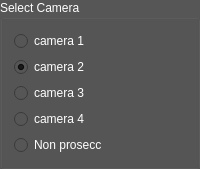
           <widget class="QGroupBox" name="Selectprocesscam">
            <property name="palette">
             <palette>
              <active>
               <colorrole role="WindowText">
                <brush brushstyle="SolidPattern">
                 <color alpha="255">
                  <red>255</red>
                  <green>255</green>
                  <blue>255</blue>
                 </color>
                </brush>
               </colorrole>
               <colorrole role="Button">
                <brush brushstyle="SolidPattern">
                 <color alpha="255">
                  <red>86</red>
                  <green>86</green>
                  <blue>86</blue>
                 </color>
                </brush>
               </colorrole>
               <colorrole role="Base">
                <brush brushstyle="SolidPattern">
                 <color alpha="255">
                  <red>86</red>
                  <green>86</green>
                  <blue>86</blue>
                 </color>
                </brush>
               </colorrole>
               <colorrole role="Window">
                <brush brushstyle="SolidPattern">
                 <color alpha="255">
                  <red>86</red>
                  <green>86</green>
                  <blue>86</blue>
                 </color>
                </brush>
               </colorrole>
              </active>
              <inactive>
               <colorrole role="WindowText">
                <brush brushstyle="SolidPattern">
                 <color alpha="255">
                  <red>255</red>
                  <green>255</green>
                  <blue>255</blue>
                 </color>
                </brush>
               </colorrole>
               <colorrole role="Button">
                <brush brushstyle="SolidPattern">
                 <color alpha="255">
                  <red>86</red>
                  <green>86</green>
                  <blue>86</blue>
                 </color>
                </brush>
               </colorrole>
               <colorrole role="Base">
                <brush brushstyle="SolidPattern">
                 <color alpha="255">
                  <red>86</red>
                  <green>86</green>
                  <blue>86</blue>
                 </color>
                </brush>
               </colorrole>
               <colorrole role="Window">
                <brush brushstyle="SolidPattern">
                 <color alpha="255">
                  <red>86</red>
                  <green>86</green>
                  <blue>86</blue>
                 </color>
                </brush>
               </colorrole>
              </inactive>
              <disabled>
               <colorrole role="WindowText">
                <brush brushstyle="SolidPattern">
                 <color alpha="255">
                  <red>120</red>
                  <green>120</green>
                  <blue>120</blue>
                 </color>
                </brush>
               </colorrole>
               <colorrole role="Button">
                <brush brushstyle="SolidPattern">
                 <color alpha="255">
                  <red>86</red>
                  <green>86</green>
                  <blue>86</blue>
                 </color>
                </brush>
               </colorrole>
               <colorrole role="Base">
                <brush brushstyle="SolidPattern">
                 <color alpha="255">
                  <red>86</red>
                  <green>86</green>
                  <blue>86</blue>
                 </color>
                </brush>
               </colorrole>
               <colorrole role="Window">
                <brush brushstyle="SolidPattern">
                 <color alpha="255">
                  <red>86</red>
                  <green>86</green>
                  <blue>86</blue>
                 </color>
                </brush>
               </colorrole>
              </disabled>
             </palette>
            </property>
            <property name="title">
             <string>Select Camera</string>
            </property>
            <layout class="QGridLayout" name="gridLayout_8">
             <item row="1" column="0">
              <layout class="QVBoxLayout" name="verticalLayout_9">
               <item>
                <widget class="QRadioButton" name="cam1_radioButton">
                 <property name="palette">
                  <palette>
                   <active>
                    <colorrole role="WindowText">
                     <brush brushstyle="SolidPattern">
                      <color alpha="255">
                       <red>255</red>
                       <green>255</green>
                       <blue>255</blue>
                      </color>
                     </brush>
                    </colorrole>
                    <colorrole role="Button">
                     <brush brushstyle="SolidPattern">
                      <color alpha="255">
                       <red>86</red>
                       <green>86</green>
                       <blue>86</blue>
                      </color>
                     </brush>
                    </colorrole>
                    <colorrole role="Text">
                     <brush brushstyle="SolidPattern">
                      <color alpha="255">
                       <red>0</red>
                       <green>0</green>
                       <blue>0</blue>
                      </color>
                     </brush>
                    </colorrole>
                    <colorrole role="Base">
                     <brush brushstyle="SolidPattern">
                      <color alpha="255">
                       <red>86</red>
                       <green>86</green>
                       <blue>86</blue>
                      </color>
                     </brush>
                    </colorrole>
                    <colorrole role="Window">
                     <brush brushstyle="SolidPattern">
                      <color alpha="255">
                       <red>86</red>
                       <green>86</green>
                       <blue>86</blue>
                      </color>
                     </brush>
                    </colorrole>
                   </active>
                   <inactive>
                    <colorrole role="WindowText">
                     <brush brushstyle="SolidPattern">
                      <color alpha="255">
                       <red>255</red>
                       <green>255</green>
                       <blue>255</blue>
                      </color>
                     </brush>
                    </colorrole>
                    <colorrole role="Button">
                     <brush brushstyle="SolidPattern">
                      <color alpha="255">
                       <red>86</red>
                       <green>86</green>
                       <blue>86</blue>
                      </color>
                     </brush>
                    </colorrole>
                    <colorrole role="Text">
                     <brush brushstyle="SolidPattern">
                      <color alpha="255">
                       <red>0</red>
                       <green>0</green>
                       <blue>0</blue>
                      </color>
                     </brush>
                    </colorrole>
                    <colorrole role="Base">
                     <brush brushstyle="SolidPattern">
                      <color alpha="255">
                       <red>86</red>
                       <green>86</green>
                       <blue>86</blue>
                      </color>
                     </brush>
                    </colorrole>
                    <colorrole role="Window">
                     <brush brushstyle="SolidPattern">
                      <color alpha="255">
                       <red>86</red>
                       <green>86</green>
                       <blue>86</blue>
                      </color>
                     </brush>
                    </colorrole>
                   </inactive>
                   <disabled>
                    <colorrole role="WindowText">
                     <brush brushstyle="SolidPattern">
                      <color alpha="255">
                       <red>120</red>
                       <green>120</green>
                       <blue>120</blue>
                      </color>
                     </brush>
                    </colorrole>
                    <colorrole role="Button">
                     <brush brushstyle="SolidPattern">
                      <color alpha="255">
                       <red>86</red>
                       <green>86</green>
                       <blue>86</blue>
                      </color>
                     </brush>
                    </colorrole>
                    <colorrole role="Text">
                     <brush brushstyle="SolidPattern">
                      <color alpha="255">
                       <red>120</red>
                       <green>120</green>
                       <blue>120</blue>
                      </color>
                     </brush>
                    </colorrole>
                    <colorrole role="Base">
                     <brush brushstyle="SolidPattern">
                      <color alpha="255">
                       <red>86</red>
                       <green>86</green>
                       <blue>86</blue>
                      </color>
                     </brush>
                    </colorrole>
                    <colorrole role="Window">
                     <brush brushstyle="SolidPattern">
                      <color alpha="255">
                       <red>86</red>
                       <green>86</green>
                       <blue>86</blue>
                      </color>
                     </brush>
                    </colorrole>
                   </disabled>
                  </palette>
                 </property>
                 <property name="text">
                  <string>camera 1</string>
                 </property>
                </widget>
               </item>
               <item>
                <widget class="QRadioButton" name="cam2_radioButton">
                 <property name="palette">
                  <palette>
                   <active>
                    <colorrole role="WindowText">
                     <brush brushstyle="SolidPattern">
                      <color alpha="255">
                       <red>255</red>
                       <green>255</green>
                       <blue>255</blue>
                      </color>
                     </brush>
                    </colorrole>
                    <colorrole role="Button">
                     <brush brushstyle="SolidPattern">
                      <color alpha="255">
                       <red>86</red>
                       <green>86</green>
                       <blue>86</blue>
                      </color>
                     </brush>
                    </colorrole>
                    <colorrole role="Text">
                     <brush brushstyle="SolidPattern">
                      <color alpha="255">
                       <red>0</red>
                       <green>0</green>
                       <blue>0</blue>
                      </color>
                     </brush>
                    </colorrole>
                    <colorrole role="Base">
                     <brush brushstyle="SolidPattern">
                      <color alpha="255">
                       <red>86</red>
                       <green>86</green>
                       <blue>86</blue>
                      </color>
                     </brush>
                    </colorrole>
                    <colorrole role="Window">
                     <brush brushstyle="SolidPattern">
                      <color alpha="255">
                       <red>86</red>
                       <green>86</green>
                       <blue>86</blue>
                      </color>
                     </brush>
                    </colorrole>
                   </active>
                   <inactive>
                    <colorrole role="WindowText">
                     <brush brushstyle="SolidPattern">
                      <color alpha="255">
                       <red>255</red>
                       <green>255</green>
                       <blue>255</blue>
                      </color>
                     </brush>
                    </colorrole>
                    <colorrole role="Button">
                     <brush brushstyle="SolidPattern">
                      <color alpha="255">
                       <red>86</red>
                       <green>86</green>
                       <blue>86</blue>
                      </color>
                     </brush>
                    </colorrole>
                    <colorrole role="Text">
                     <brush brushstyle="SolidPattern">
                      <color alpha="255">
                       <red>0</red>
                       <green>0</green>
                       <blue>0</blue>
                      </color>
                     </brush>
                    </colorrole>
                    <colorrole role="Base">
                     <brush brushstyle="SolidPattern">
                      <color alpha="255">
                       <red>86</red>
                       <green>86</green>
                       <blue>86</blue>
                      </color>
                     </brush>
                    </colorrole>
                    <colorrole role="Window">
                     <brush brushstyle="SolidPattern">
                      <color alpha="255">
                       <red>86</red>
                       <green>86</green>
                       <blue>86</blue>
                      </color>
                     </brush>
                    </colorrole>
                   </inactive>
                   <disabled>
                    <colorrole role="WindowText">
                     <brush brushstyle="SolidPattern">
                      <color alpha="255">
                       <red>120</red>
                       <green>120</green>
                       <blue>120</blue>
                      </color>
                     </brush>
                    </colorrole>
                    <colorrole role="Button">
                     <brush brushstyle="SolidPattern">
                      <color alpha="255">
                       <red>86</red>
                       <green>86</green>
                       <blue>86</blue>
                      </color>
                     </brush>
                    </colorrole>
                    <colorrole role="Text">
                     <brush brushstyle="SolidPattern">
                      <color alpha="255">
                       <red>120</red>
                       <green>120</green>
                       <blue>120</blue>
                      </color>
                     </brush>
                    </colorrole>
                    <colorrole role="Base">
                     <brush brushstyle="SolidPattern">
                      <color alpha="255">
                       <red>86</red>
                       <green>86</green>
                       <blue>86</blue>
                      </color>
                     </brush>
                    </colorrole>
                    <colorrole role="Window">
                     <brush brushstyle="SolidPattern">
                      <color alpha="255">
                       <red>86</red>
                       <green>86</green>
                       <blue>86</blue>
                      </color>
                     </brush>
                    </colorrole>
                   </disabled>
                  </palette>
                 </property>
                 <property name="text">
                  <string>camera 2</string>
                 </property>
                 <property name="checked">
                  <bool>true</bool>
                 </property>
                </widget>
               </item>
               <item>
                <widget class="QRadioButton" name="cam3_radioButton">
                 <property name="palette">
                  <palette>
                   <active>
                    <colorrole role="WindowText">
                     <brush brushstyle="SolidPattern">
                      <color alpha="255">
                       <red>255</red>
                       <green>255</green>
                       <blue>255</blue>
                      </color>
                     </brush>
                    </colorrole>
                    <colorrole role="Button">
                     <brush brushstyle="SolidPattern">
                      <color alpha="255">
                       <red>86</red>
                       <green>86</green>
                       <blue>86</blue>
                      </color>
                     </brush>
                    </colorrole>
                    <colorrole role="Text">
                     <brush brushstyle="SolidPattern">
                      <color alpha="255">
                       <red>0</red>
                       <green>0</green>
                       <blue>0</blue>
                      </color>
                     </brush>
                    </colorrole>
                    <colorrole role="Base">
                     <brush brushstyle="SolidPattern">
                      <color alpha="255">
                       <red>86</red>
                       <green>86</green>
                       <blue>86</blue>
                      </color>
                     </brush>
                    </colorrole>
                    <colorrole role="Window">
                     <brush brushstyle="SolidPattern">
                      <color alpha="255">
                       <red>86</red>
                       <green>86</green>
                       <blue>86</blue>
                      </color>
                     </brush>
                    </colorrole>
                   </active>
                   <inactive>
                    <colorrole role="WindowText">
                     <brush brushstyle="SolidPattern">
                      <color alpha="255">
                       <red>255</red>
                       <green>255</green>
                       <blue>255</blue>
                      </color>
                     </brush>
                    </colorrole>
                    <colorrole role="Button">
                     <brush brushstyle="SolidPattern">
                      <color alpha="255">
                       <red>86</red>
                       <green>86</green>
                       <blue>86</blue>
                      </color>
                     </brush>
                    </colorrole>
                    <colorrole role="Text">
                     <brush brushstyle="SolidPattern">
                      <color alpha="255">
                       <red>0</red>
                       <green>0</green>
                       <blue>0</blue>
                      </color>
                     </brush>
                    </colorrole>
                    <colorrole role="Base">
                     <brush brushstyle="SolidPattern">
                      <color alpha="255">
                       <red>86</red>
                       <green>86</green>
                       <blue>86</blue>
                      </color>
                     </brush>
                    </colorrole>
                    <colorrole role="Window">
                     <brush brushstyle="SolidPattern">
                      <color alpha="255">
                       <red>86</red>
                       <green>86</green>
                       <blue>86</blue>
                      </color>
                     </brush>
                    </colorrole>
                   </inactive>
                   <disabled>
                    <colorrole role="WindowText">
                     <brush brushstyle="SolidPattern">
                      <color alpha="255">
                       <red>120</red>
                       <green>120</green>
                       <blue>120</blue>
                      </color>
                     </brush>
                    </colorrole>
                    <colorrole role="Button">
                     <brush brushstyle="SolidPattern">
                      <color alpha="255">
                       <red>86</red>
                       <green>86</green>
                       <blue>86</blue>
                      </color>
                     </brush>
                    </colorrole>
                    <colorrole role="Text">
                     <brush brushstyle="SolidPattern">
                      <color alpha="255">
                       <red>120</red>
                       <green>120</green>
                       <blue>120</blue>
                      </color>
                     </brush>
                    </colorrole>
                    <colorrole role="Base">
                     <brush brushstyle="SolidPattern">
                      <color alpha="255">
                       <red>86</red>
                       <green>86</green>
                       <blue>86</blue>
                      </color>
                     </brush>
                    </colorrole>
                    <colorrole role="Window">
                     <brush brushstyle="SolidPattern">
                      <color alpha="255">
                       <red>86</red>
                       <green>86</green>
                       <blue>86</blue>
                      </color>
                     </brush>
                    </colorrole>
                   </disabled>
                  </palette>
                 </property>
                 <property name="text">
                  <string>camera 3</string>
                 </property>
                </widget>
               </item>
               <item>
                <widget class="QRadioButton" name="cam4_radioButton">
                 <property name="palette">
                  <palette>
                   <active>
                    <colorrole role="WindowText">
                     <brush brushstyle="SolidPattern">
                      <color alpha="255">
                       <red>255</red>
                       <green>255</green>
                       <blue>255</blue>
                      </color>
                     </brush>
                    </colorrole>
                    <colorrole role="Button">
                     <brush brushstyle="SolidPattern">
                      <color alpha="255">
                       <red>86</red>
                       <green>86</green>
                       <blue>86</blue>
                      </color>
                     </brush>
                    </colorrole>
                    <colorrole role="Text">
                     <brush brushstyle="SolidPattern">
                      <color alpha="255">
                       <red>0</red>
                       <green>0</green>
                       <blue>0</blue>
                      </color>
                     </brush>
                    </colorrole>
                    <colorrole role="Base">
                     <brush brushstyle="SolidPattern">
                      <color alpha="255">
                       <red>86</red>
                       <green>86</green>
                       <blue>86</blue>
                      </color>
                     </brush>
                    </colorrole>
                    <colorrole role="Window">
                     <brush brushstyle="SolidPattern">
                      <color alpha="255">
                       <red>86</red>
                       <green>86</green>
                       <blue>86</blue>
                      </color>
                     </brush>
                    </colorrole>
                   </active>
                   <inactive>
                    <colorrole role="WindowText">
                     <brush brushstyle="SolidPattern">
                      <color alpha="255">
                       <red>255</red>
                       <green>255</green>
                       <blue>255</blue>
                      </color>
                     </brush>
                    </colorrole>
                    <colorrole role="Button">
                     <brush brushstyle="SolidPattern">
                      <color alpha="255">
                       <red>86</red>
                       <green>86</green>
                       <blue>86</blue>
                      </color>
                     </brush>
                    </colorrole>
                    <colorrole role="Text">
                     <brush brushstyle="SolidPattern">
                      <color alpha="255">
                       <red>0</red>
                       <green>0</green>
                       <blue>0</blue>
                      </color>
                     </brush>
                    </colorrole>
                    <colorrole role="Base">
                     <brush brushstyle="SolidPattern">
                      <color alpha="255">
                       <red>86</red>
                       <green>86</green>
                       <blue>86</blue>
                      </color>
                     </brush>
                    </colorrole>
                    <colorrole role="Window">
                     <brush brushstyle="SolidPattern">
                      <color alpha="255">
                       <red>86</red>
                       <green>86</green>
                       <blue>86</blue>
                      </color>
                     </brush>
                    </colorrole>
                   </inactive>
                   <disabled>
                    <colorrole role="WindowText">
                     <brush brushstyle="SolidPattern">
                      <color alpha="255">
                       <red>120</red>
                       <green>120</green>
                       <blue>120</blue>
                      </color>
                     </brush>
                    </colorrole>
                    <colorrole role="Button">
                     <brush brushstyle="SolidPattern">
                      <color alpha="255">
                       <red>86</red>
                       <green>86</green>
                       <blue>86</blue>
                      </color>
                     </brush>
                    </colorrole>
                    <colorrole role="Text">
                     <brush brushstyle="SolidPattern">
                      <color alpha="255">
                       <red>120</red>
                       <green>120</green>
                       <blue>120</blue>
                      </color>
                     </brush>
                    </colorrole>
                    <colorrole role="Base">
                     <brush brushstyle="SolidPattern">
                      <color alpha="255">
                       <red>86</red>
                       <green>86</green>
                       <blue>86</blue>
                      </color>
                     </brush>
                    </colorrole>
                    <colorrole role="Window">
                     <brush brushstyle="SolidPattern">
                      <color alpha="255">
                       <red>86</red>
                       <green>86</green>
                       <blue>86</blue>
                      </color>
                     </brush>
                    </colorrole>
                   </disabled>
                  </palette>
                 </property>
                 <property name="text">
                  <string>camera 4</string>
                 </property>
                 <property name="checked">
                  <bool>false</bool>
                 </property>
                </widget>
               </item>
               <item>
                <widget class="QRadioButton" name="noncam_radioButton_2">
                 <property name="palette">
                  <palette>
                   <active>
                    <colorrole role="WindowText">
                     <brush brushstyle="SolidPattern">
                      <color alpha="255">
                       <red>255</red>
                       <green>255</green>
                       <blue>255</blue>
                      </color>
                     </brush>
                    </colorrole>
                    <colorrole role="Button">
                     <brush brushstyle="SolidPattern">
                      <color alpha="255">
                       <red>86</red>
                       <green>86</green>
                       <blue>86</blue>
                      </color>
                     </brush>
                    </colorrole>
                    <colorrole role="Text">
                     <brush brushstyle="SolidPattern">
                      <color alpha="255">
                       <red>0</red>
                       <green>0</green>
                       <blue>0</blue>
                      </color>
                     </brush>
                    </colorrole>
                    <colorrole role="Base">
                     <brush brushstyle="SolidPattern">
                      <color alpha="255">
                       <red>86</red>
                       <green>86</green>
                       <blue>86</blue>
                      </color>
                     </brush>
                    </colorrole>
                    <colorrole role="Window">
                     <brush brushstyle="SolidPattern">
                      <color alpha="255">
                       <red>86</red>
                       <green>86</green>
                       <blue>86</blue>
                      </color>
                     </brush>
                    </colorrole>
                   </active>
                   <inactive>
                    <colorrole role="WindowText">
                     <brush brushstyle="SolidPattern">
                      <color alpha="255">
                       <red>255</red>
                       <green>255</green>
                       <blue>255</blue>
                      </color>
                     </brush>
                    </colorrole>
                    <colorrole role="Button">
                     <brush brushstyle="SolidPattern">
                      <color alpha="255">
                       <red>86</red>
                       <green>86</green>
                       <blue>86</blue>
                      </color>
                     </brush>
                    </colorrole>
                    <colorrole role="Text">
                     <brush brushstyle="SolidPattern">
                      <color alpha="255">
                       <red>0</red>
                       <green>0</green>
                       <blue>0</blue>
                      </color>
                     </brush>
                    </colorrole>
                    <colorrole role="Base">
                     <brush brushstyle="SolidPattern">
                      <color alpha="255">
                       <red>86</red>
                       <green>86</green>
                       <blue>86</blue>
                      </color>
                     </brush>
                    </colorrole>
                    <colorrole role="Window">
                     <brush brushstyle="SolidPattern">
                      <color alpha="255">
                       <red>86</red>
                       <green>86</green>
                       <blue>86</blue>
                      </color>
                     </brush>
                    </colorrole>
                   </inactive>
                   <disabled>
                    <colorrole role="WindowText">
                     <brush brushstyle="SolidPattern">
                      <color alpha="255">
                       <red>120</red>
                       <green>120</green>
                       <blue>120</blue>
                      </color>
                     </brush>
                    </colorrole>
                    <colorrole role="Button">
                     <brush brushstyle="SolidPattern">
                      <color alpha="255">
                       <red>86</red>
                       <green>86</green>
                       <blue>86</blue>
                      </color>
                     </brush>
                    </colorrole>
                    <colorrole role="Text">
                     <brush brushstyle="SolidPattern">
                      <color alpha="255">
                       <red>120</red>
                       <green>120</green>
                       <blue>120</blue>
                      </color>
                     </brush>
                    </colorrole>
                    <colorrole role="Base">
                     <brush brushstyle="SolidPattern">
                      <color alpha="255">
                       <red>86</red>
                       <green>86</green>
                       <blue>86</blue>
                      </color>
                     </brush>
                    </colorrole>
                    <colorrole role="Window">
                     <brush brushstyle="SolidPattern">
                      <color alpha="255">
                       <red>86</red>
                       <green>86</green>
                       <blue>86</blue>
                      </color>
                     </brush>
                    </colorrole>
                   </disabled>
                  </palette>
                 </property>
                 <property name="text">
                  <string>Non prosecc</string>
                 </property>
                 <property name="checked">
                  <bool>false</bool>
                 </property>
                </widget>
               </item>
              </layout>
             </item>
            </layout>
           </widget>
